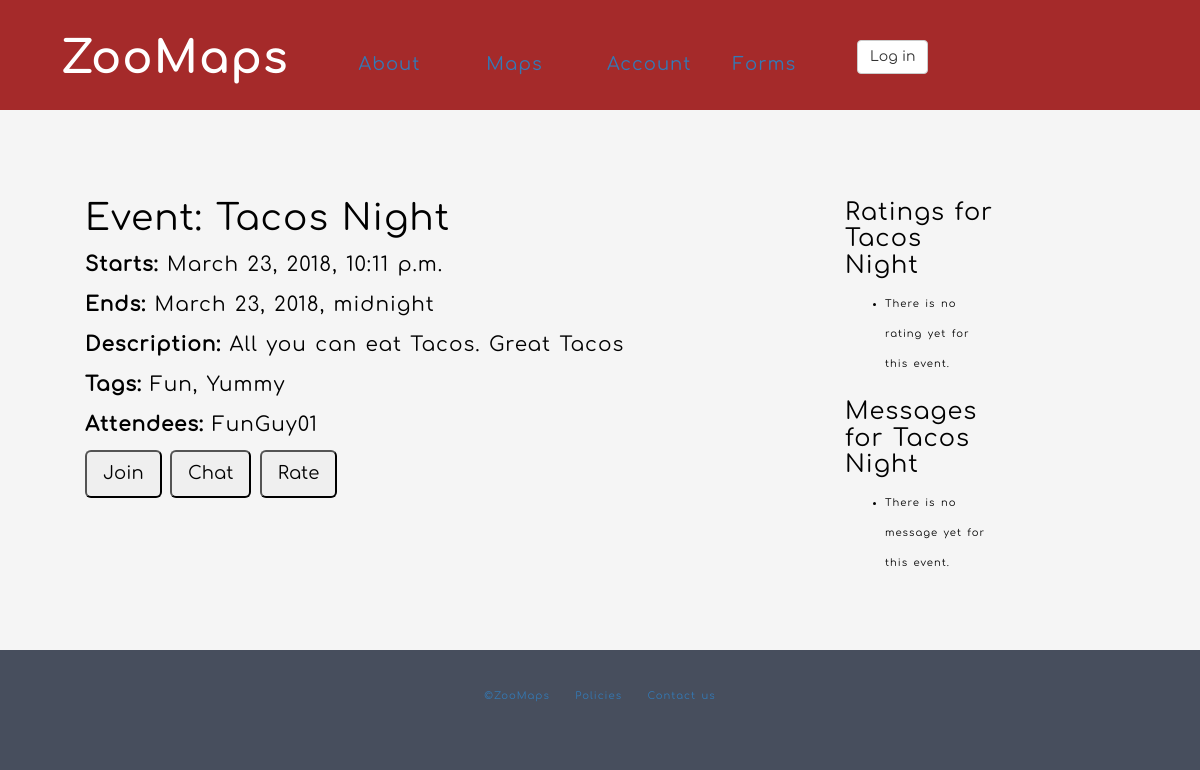
/ZooMaps/event/2, run on an earlier commit of the app's database.
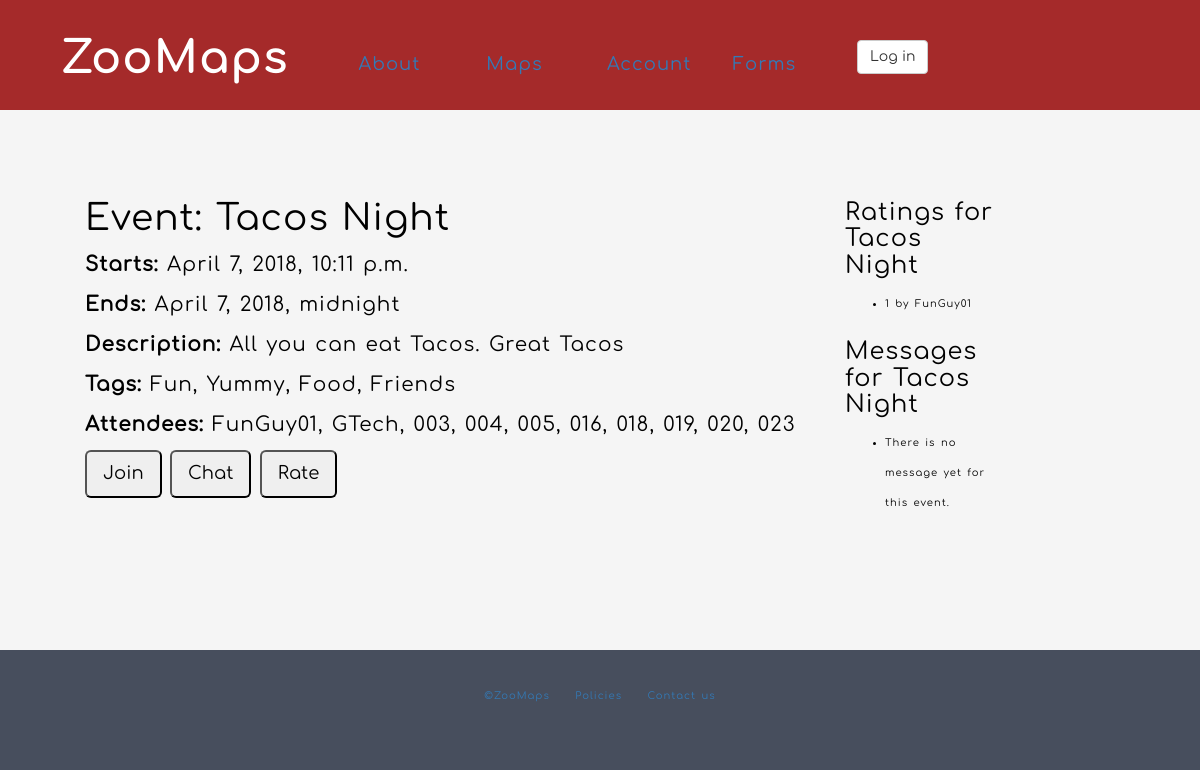
And on a later commit of the database.
### ZooMaps/models.py (models this page shows, shortened)
class Event(models.Model):
    name = models.CharField(max_length=20, help_text="Enter the name of the Event")
    startDate = models.DateTimeField(blank=True, null=True)
    endDate = models.DateTimeField(null=True, blank=True)
    description = models.TextField(max_length=1000, help_text='Enter a brief description of the Event')
    emoji= models.CharField(max_length=20, help_text="Enter the emojis of the Event");
    latitue = models.FloatField();
    longitude = models.FloatField();
    tags = models.ManyToManyField(Tag, help_text='Select your favorite tags for the Event')
    attendees = models.ManyToManyField(User, help_text='Users going to your Event')
    class Meta:
    	ordering = ['startDate']

class Tag(models.Model):
    tagName = models.CharField(max_length=200, help_text="Enter a tag")
    def __str__(self):
        return self.tagName

class User(models.Model):
    username = models.CharField(max_length=20, help_text="Enter your username")
    password = models.CharField(max_length=20, help_text="Enter your password", default = "")
    emailAddress = models.CharField(max_length=20, help_text="Enter your email address",default = "")
    def __str__(self):
        return self.username

class CommentEvent(models.Model):
    username = models.ForeignKey('User', on_delete=models.SET_NULL, null=True)
    event = models.ForeignKey('Event', on_delete=models.SET_NULL, null=True)
    rating = models.IntegerField(default=0,validators=[MaxValueValidator(1), MinValueValidator(-1)])

### ZooMaps/views.py (the view)
# urls.py: path('event/<int:pk>', views.EventDetailView.as_view(), name='event-detail'),
class EventDetailView(generic.DetailView):
	model = Event
	def get_context_data(self, **kwargs):
		context = super().get_context_data(**kwargs)
		context['event'] = self.object
		context['rating_list'] = CommentEvent.objects.filter(event=self.object)
		context['message_list'] = MessageEvent.objects.filter(event=self.object)
		return context

### ZooMaps/templates/ZooMaps/event_detail.html
{% extends "base_generic.html" %}
{% block main %}
<div class="col-md-8 main">
  <h1>Event: {{ event.name }}</h1>
  <p><strong>Starts: </strong>{{ event.startDate }}</p>
  <p><strong>Ends: </strong> {{ event.endDate }}</p>
  <p><strong>Description: </strong> {{ event.description }}</p>
  <p><strong>Tags: </strong> {% for tag in event.tags.all %} {{ tag }}{% if not forloop.last %}, {% endif %}{% endfor %}</p>
  <p><strong>Attendees: </strong> {% for attendee in event.attendees.all %} {{ attendee }}{% if not forloop.last %}, {% endif %}{% endfor %}</p>
  <p><button type="button" class="btn-lg">Join</button> <button type="button" class="btn-lg">Chat</button> <button type="button" class="btn-lg">Rate</button></p>
</div>
{% endblock %}
{% block rightbar %}
<div class="col-md-2 right">
	<h3>Ratings for {{ object.name }}</h3>
	<ul>
		{% if rating_list %}
			{% for rating in rating_list %}
				<li>{{ rating.rating }} by {{ rating.username.username }}</li>
			{% endfor %}
		{% else %}
			<li>There is no rating yet for this event.</li>
		{% endif %}
	</ul>
	<h3>Messages for {{ object.name }}</h3>
	<ul>
		{% if message_list %}
			{% for message in message_list %}
				<li>{{ message.object }} by {{ message.username.username }} <br> <i> {{ message.comment }} </i></li>
			{% endfor %}
		{% else %}
			<li>There is no message yet for this event.</li>
		{% endif %}
	</ul>
</div>
{% endblock %}

What changed in the data, as far as the page shows it:
changed Event "Tacos Night": startDate "March 23, 2018, 10:11 p.m." → "April 7, 2018, 10:11 p.m."; endDate "March 23, 2018, midnight" → "April 7, 2018, midnight"
shown differently, row unchanged: Tag "Yummy": now shows ","
added Tag: tagName "Food"
added Tag: tagName "Friends"
shown differently, row unchanged: User "FunGuy01": now shows ","
now on this page (row unchanged): User: username "GTech"
added User: username "003"
added User: username "004"
added User: username "005"
added User: username "016"
added User: username "018"
added User: username "019"
added User: username "020"
added User: username "023"
added CommentEvent: rating "1", username.username "FunGuy01"
Also different on the page:
text no longer shown: "There is no rating yet for this event."
